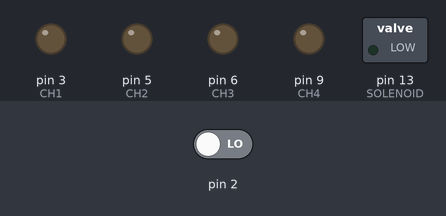
Recording of a sketch running on a simulated Arduino Uno, built with avr-gcc and run on an emulated ATmega328P. On the bench: switched loads named in the sketch (green lamp = pin HIGH), output pins drawn as LEDs (lit = HIGH). The test bench sets the inputs (shaded band); at power-on: pin 2 LOW.

Above: at 1.2 s.
1.3 s: pin 2 driven HIGH
At 2.2 s:
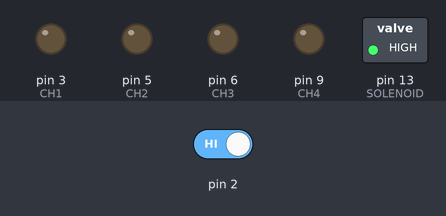
At 3.2 s:
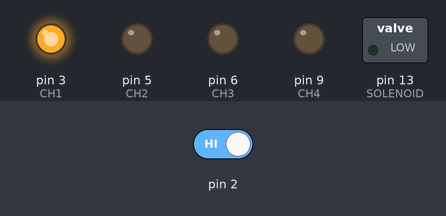
Timing chart, 0 to 7.8 s (numbered marks = the images above; inputs shaded):
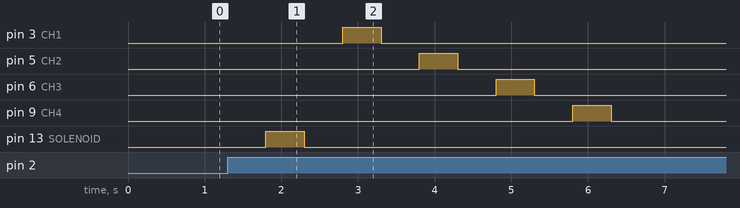

The sketch:

LDVStimuliInterrupted.ino
```cpp
#define INTERRUPTNUM 0  //Pin 2
#define CH1 3
#define CH2 5
#define CH3 6
#define CH4 9
#define SOLENOID 13

volatile boolean triggered = false;

//Constants
int puffDur = 500;
int solenoidDur = 500;


void setup() {
  pinMode(SOLENOID, OUTPUT);
  pinMode(CH1, OUTPUT);
  pinMode(CH2, OUTPUT);
  pinMode(CH3, OUTPUT);
  pinMode(CH4, OUTPUT);
  attachInterrupt(INTERRUPTNUM, triggerStimuli,RISING);
  //Serial.begin(9600);
}


void loop() {
  if(triggered)  {  //tests for trigger input
    presentStimuli();
    triggered = false;
  }
}

void triggerStimuli() {
  triggered = true;
}

void presentStimuli()  {
  delay(500);
  triggerChannel(SOLENOID, solenoidDur);
  delay(500);
  triggerChannel(CH1, puffDur);
  delay(500);
  triggerChannel(CH2, puffDur);
  delay(500);
  triggerChannel(CH3, puffDur);
  delay(500);
  triggerChannel(CH4, puffDur);
}


void triggerChannel(int channel, int duration)  {
  digitalWrite(channel, HIGH);
  delay(duration);
  digitalWrite(channel, LOW);
}
```

Measured:
- after the input at 1.3 s, pin 3 (CH1): LOW → HIGH after 1.5 s, → LOW 0.50 s later; pin 5 (CH2): LOW → HIGH after 2.5 s, → LOW 0.50 s later; pin 6 (CH3): LOW → HIGH after 3.5 s, → LOW 0.50 s later; pin 9 (CH4): LOW → HIGH after 4.5 s, → LOW 0.50 s later; pin 13 (SOLENOID): LOW → HIGH after 0.50 s, → LOW 0.50 s later
